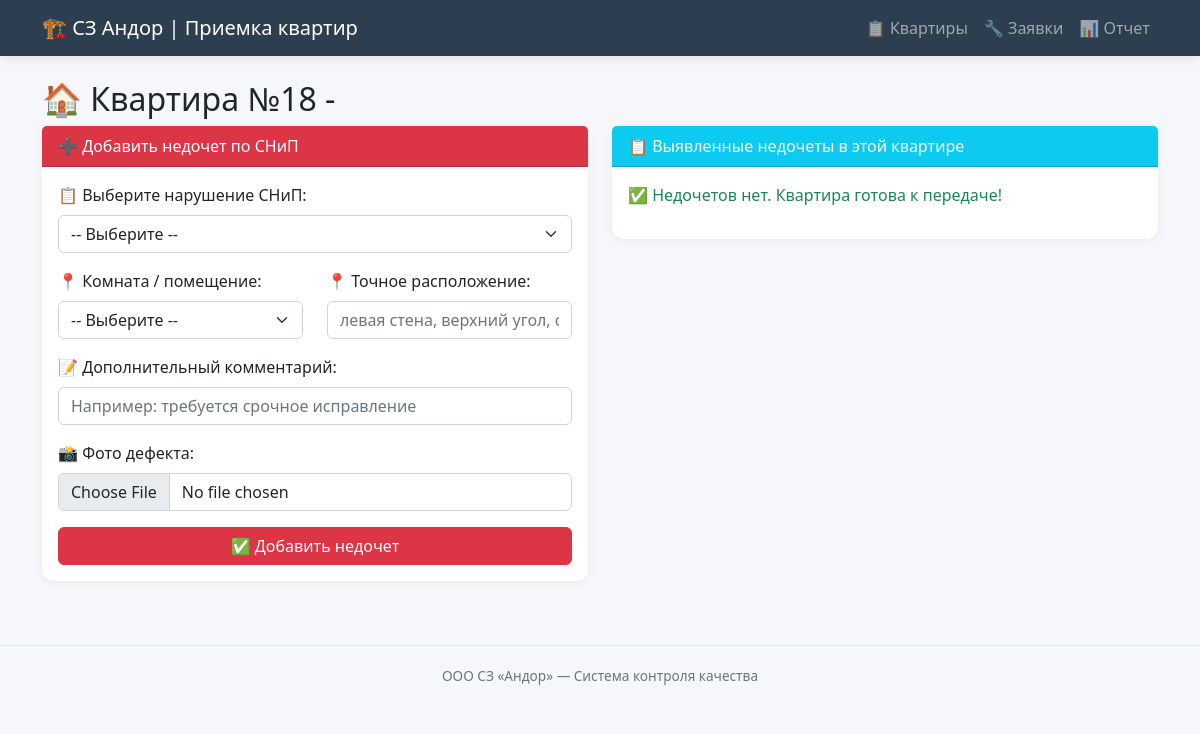
Page /flat/558 on the earlier database version.
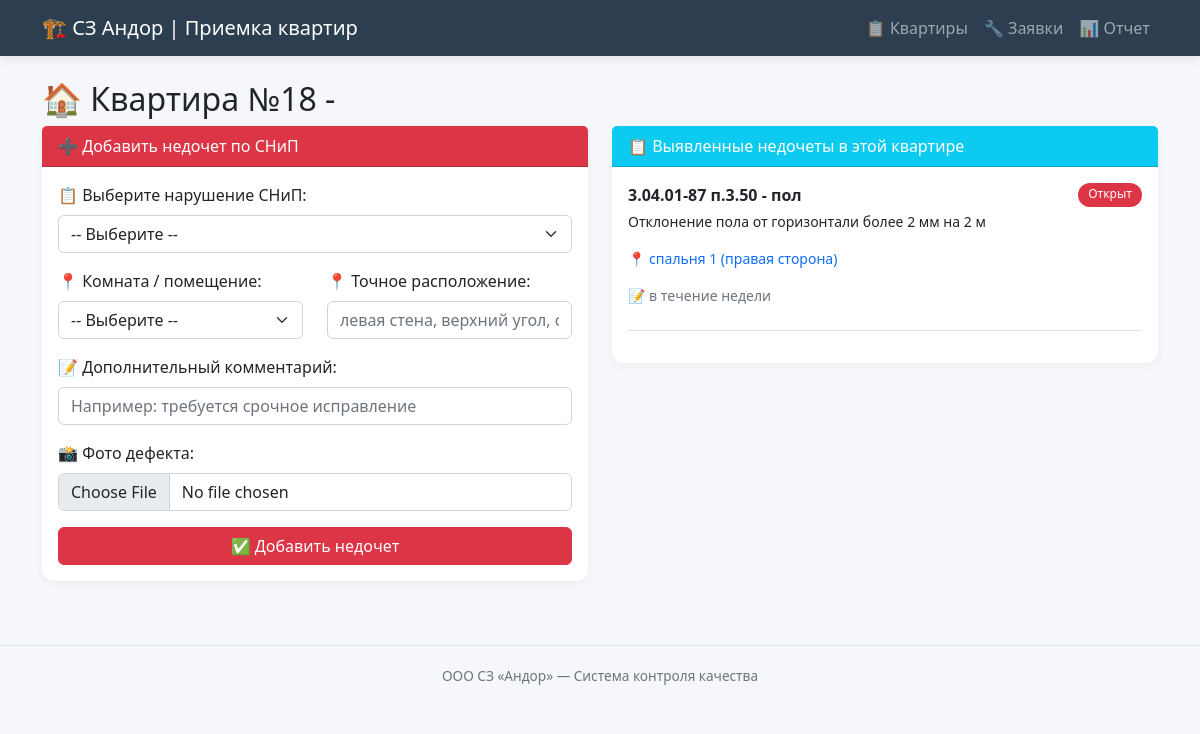
Same page on the later database version.
### tables this page shows
CREATE TABLE flats (
    id INTEGER PRIMARY KEY AUTOINCREMENT,
    number TEXT NOT NULL,
    street TEXT,
    house TEXT,
    entrance INTEGER,
    floor INTEGER,
    status TEXT DEFAULT 'in_progress'
);

CREATE TABLE defects (
            id INTEGER PRIMARY KEY AUTOINCREMENT,
            flat_id INTEGER NOT NULL,
            snip_defect_id INTEGER NOT NULL,
            room TEXT,
            location_detail TEXT,
            comment TEXT,
            photo_path TEXT,
            status TEXT DEFAULT 'open',
            created_at TIMESTAMP,
            fixed_at TIMESTAMP,
            FOREIGN KEY (flat_id) REFERENCES flats(id),
            FOREIGN KEY (snip_defect_id) REFERENCES snip_defects(id)
        );

CREATE TABLE snip_defects (
            id INTEGER PRIMARY KEY AUTOINCREMENT,
            code TEXT NOT NULL,
            category TEXT NOT NULL,
            description TEXT NOT NULL,
            severity TEXT NOT NULL
        );

### app.py (the view)
@app.route('/flat/<int:flat_id>')
def flat(flat_id):
    conn = get_db()
    flat = conn.execute('SELECT * FROM flats WHERE id = ?', (flat_id,)).fetchone()
    defects = conn.execute('''
        SELECT d.*, s.code, s.category, s.description, s.severity
        FROM defects d
        JOIN snip_defects s ON d.snip_defect_id = s.id
        WHERE d.flat_id = ?
        ORDER BY d.created_at DESC
    ''', (flat_id,)).fetchall()
    snip_defects = conn.execute('SELECT * FROM snip_defects ORDER BY category, code').fetchall()
    conn.close()
    return render_template('flat.html', flat=flat, defects=defects, snip_defects=snip_defects)

### app.py (called while the page is built)
def get_db():
    conn = sqlite3.connect(DB_PATH)
    conn.row_factory = sqlite3.Row
    return conn

### templates/flat.html (shortened to what this page needs)
{% extends "base.html" %}
{% block content %}
<h2>🏠 Квартира №{{ flat.number }} - {{ flat.building }}</h2>
<div class="row">
    <div class="col-md-6">
        <div class="card mb-4">
            <div class="card-header bg-danger text-white">
                ➕ Добавить недочет по СНиП
            </div>
            <div class="card-body">
                <form method="POST" action="/add_defect" enctype="multipart/form-data">
                    <div class="mb-3">
                        <label class="form-label">📋 Выберите нарушение СНиП:</label>
                        <select name="snip_defect_id" class="form-select" required>
                            <option value="">-- Выберите --</option>
                        </select>
                    </div>
                    <div class="row mb-3">
                        <div class="col-md-6">
                            <label class="form-label">📍 Комната / помещение:</label>
                            <select name="room" class="form-select" required>
                                <option value="">-- Выберите --</option>
                            </select>
                        </div>
                        <div class="col-md-6">
                            <label class="form-label">📍 Точное расположение:</label>
                            <input type="text" name="location_detail" class="form-control" placeholder="левая стена, верхний угол, около розетки...">
                        </div>
                    </div>
                    <div class="mb-3">
                        <label class="form-label">📝 Дополнительный комментарий:</label>
                        <input type="text" name="comment" class="form-control" placeholder="Например: требуется срочное исправление">
                    </div>
                    <div class="mb-3">
                        <label class="form-label">📸 Фото дефекта:</label>
                        <input type="file" name="photo" class="form-control" accept="image/*" capture="environment">
                    </div>
                    <button type="submit" class="btn btn-danger w-100">✅ Добавить недочет</button>
                </form>
            </div>
        </div>
    </div>
    <div class="col-md-6">
        <div class="card">
            <div class="card-header bg-info text-white">
                📋 Выявленные недочеты в этой квартире
            </div>
            <div class="card-body" style="max-height: 500px; overflow-y: auto;">
                {% if defects %}
                    {% for d in defects %}
                    <div class="border-bottom mb-3 pb-2">
                        <div class="d-flex justify-content-between">
                            <strong class="{% if d.severity == 'critical' %}critical{% endif %}">
                                {{ d.code }} - {{ d.category }}
                            </strong>
                            <span class="badge {% if d.status == 'open' %}bg-danger{% elif d.status == 'fixed' %}bg-warning{% else %}bg-success{% endif %}">
                                {{ {'open':'Открыт','fixed':'Исправлен','closed':'Закрыт'}[d.status] }}
                            </span>
                        </div>
                        <p class="small mt-1">{{ d.description }}</p>
                        {% if d.room %}
                            <p class="small text-primary">📍 {{ d.room }}{% if d.location_detail %} ({{ d.location_detail }}){% endif %}</p>
                        {% endif %}
                        {% if d.comment %}<p class="small text-muted">📝 {{ d.comment }}</p>{% endif %}
                    </div>
                    {% endfor %}
                {% else %}
                    <p class="text-success">✅ Недочетов нет. Квартира готова к передаче!</p>
                {% endif %}
            </div>
        </div>
    </div>
</div>
{% endblock %}

### templates/base.html (shortened to what this page needs)
<!DOCTYPE html>
<html lang="ru">
<head>
    <link href="https://cdn.jsdelivr.net/npm/bootstrap@5.2.3/dist/css/bootstrap.min.css" rel="stylesheet">
</head>
<body>
    <nav class="navbar navbar-expand-lg navbar-dark bg-dark">
        <div class="container">
            <a class="navbar-brand" href="/">🏗️ СЗ Андор | Приемка квартир</a>
            <div class="navbar-nav ms-auto">
                <a class="nav-link" href="/">📋 Квартиры</a>
                <a class="nav-link" href="/defects">🔧 Заявки</a>
                <a class="nav-link" href="/report">📊 Отчет</a>
            </div>
        </div>
    </nav>
    <div class="container mt-4">
        {% block content %}{% endblock %}
    </div>
    <footer class="text-center">
        <div class="container">
            ООО СЗ «Андор» — Система контроля качества
        </div>
    </footer>
</body>
</html>

### templates/base.html (style rules this page uses)
body { background-color: #f5f7fa; font-family: 'Segoe UI', Tahoma, Geneva, Verdana, sans-serif; }
.navbar { background-color: #2c3e50 !important; box-shadow: 0 2px 10px rgba(0,0,0,0.1); }
.navbar-brand { font-weight: 500; font-size: 1.25rem; }
.card { border: none; border-radius: 12px; box-shadow: 0 2px 8px rgba(0,0,0,0.05); transition: transform 0.2s, box-shadow 0.2s; }
.badge { padding: 5px 10px; font-weight: 500; border-radius: 20px; }
footer { border-top: 1px solid #dee7f0; padding: 20px 0; margin-top: 40px; color: #6c757d; font-size: 0.85rem; }

Differences in the rows shown:
added defects: code "3.04.01-87 п.3.50", category "пол", status "Открыт", description "Отклонение пола от горизонтали более 2 мм на 2 м", room "спальня 1", location_detail "правая сторона", comment "в течение недели"
Other differences:
text no longer shown: "✅ Недочетов нет. Квартира готова к передаче!"
